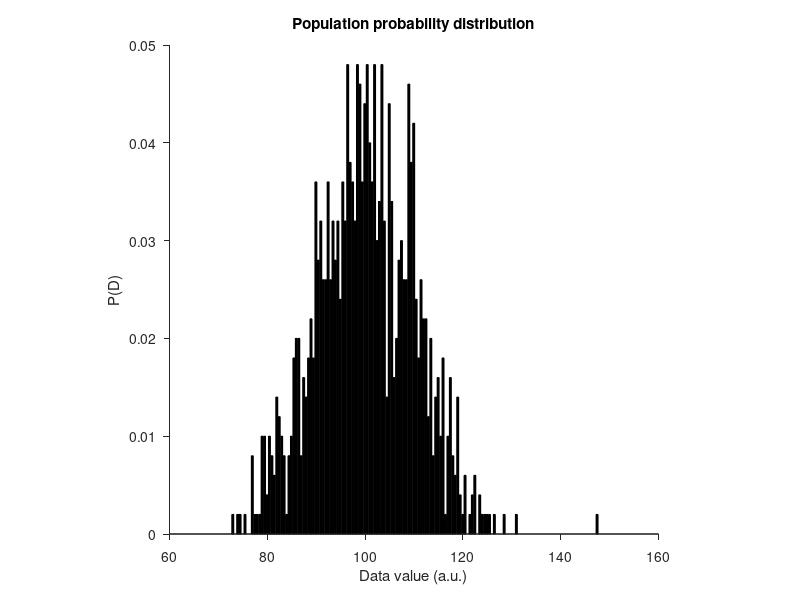
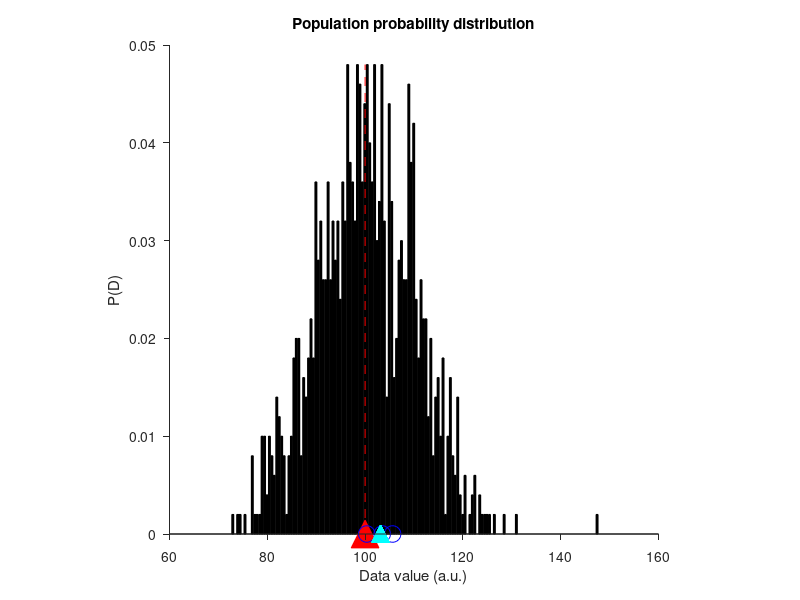
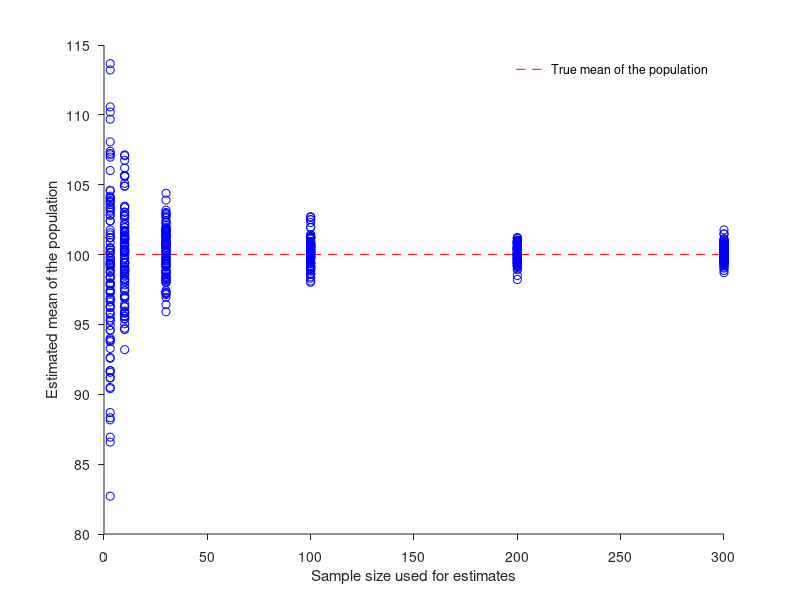
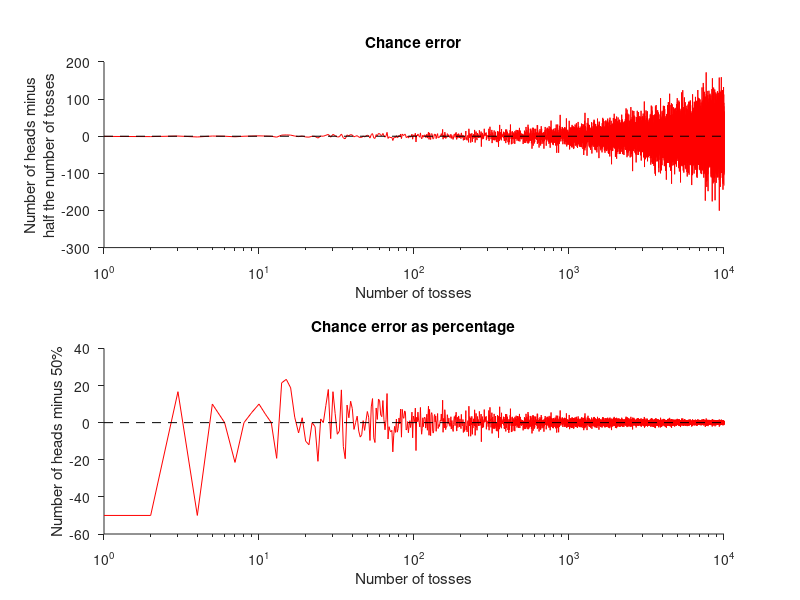

Recreate these plots in MATLAB, in order.
function zero_eight_chance_error
%% 08 Chance error
%
% This tutorial covers two topics:
% (A) Sampling from a population, and the relation between sample size and error in estimating
% parameters such as the mean.
%
% (A.1) We build a large distribution with given mean and STD.
% (A.2) We sample with different sample sizes and compute the mean.
%       The mean will be slightly wrong each time. How much wrong depends on the sample size.
% (A.3) We will explore the relation between sample size and chance error in estimating the mean.
%       This is a montecarlo approach.
%
% (B) A box model of gambling. This is a simple version of the model in
%     Freeman et al., 2007. For this topic we will learn how to make a
%     function in MatLab to re-use the function to test different gambling
%     schemes and different outcomes form gambling.
%
% (B.1) Reproduce Kerrich's experiment (10,000 tosses of a coin).
% (B.2) Expected value and standard error
% (B.3) Show how to implement the central limit theorem.
%
% Copyright Franco Pestilli Indiana University Spring 2015 K310 

%% (A) Drawing from a population
% Here after we will generate a population of data to use later to compute
% probabilities.
N  = 1000;
mu = 100; % Mean fo the population
sd = 10;  % Standard deviation of the population
P  = mu + sd * randn(N,1);

% Let's compute the histogram of the population and trasform the population
% into a probability distribution.
%
% We choose the sampling spacing between the bins.
binWidth = .5;
% We make bins that cover the full range fo values in P and are sampled at
% the resolution we decided using binWidth.
bins = min(P):binWidth:max(P); 

% We use histogram to compute the shape of the distribution empirically from P
[Y,X] = hist(P,bins);

% Next, we trasform the distribution in probabilities. This is done by
% diving the counts by the total number of data points (N) and by
% accounting for the type of bins we used for computing the counts.
PROB = Y / (N * binWidth);

figure('name','Population distribution','color','w')
bar(X,PROB,'k')
title('Population probability distribution')
set(gca,'tickdir','out', 'box','off')
ylabel('P(D)')
xlabel('Data value (a.u.)')
axis square

%% (A.1) Drawing from a population
% Next we will draw from a full population using with replacement. We want
% to measure how well the sample represents the population. To do that we
% will use the mean. How well does the mean fo the sample represents that
% of the population?
%
% We will draw a sample of 3 data points from the population P the
% draw will be perfomed with replacement.
n = 3;
replacement = true; % Read more about true: "help true"
sample1 = randsample(P,n,replacement);
% Compute the mean this mean will be compared to the mean of the population
% from which the sample comes (mu):
m_sample1 = mean(sample1);

% We plot the sample on top of the distribution.
figure('name','Population distribution','color','w')

% We plot first the full-population
bar(X,PROB,'k')
title('Population probability distribution')
set(gca,'tickdir','out', 'box','off')
ylabel('P(D)')
xlabel('Data value (a.u.)')
axis square
hold on
% We marke the mean fo the population:
plot(mu,0,'r^','markersize',20,'markerfacecolor','r')
plot([mu mu],[0 max(PROB(:))],'r--')
% Then we mark the sampled values
plot(sample1,zeros(size(sample1)),'bo','markersize',12)
% Finally the mean of the smaple
plot(m_sample1,zeros(size(sample1)),'b^','markerfacecolor','b','markersize',12)

% (A.2) Now let's see how well we estimate the mean if we sample more
n = 300;
sample2   = randsample(P,n,replacement);
m_sample2 = mean(sample1);
% Then we mark the sampled values
% We omit the sample so not to crowd the plot, but if you want to see the
% sample use the following:
% plot(sample2,zeros(size(sample2)),'co','markersize',12)
% Finally the mean of the smaple
plot(m_sample2,zeros(size(sample2)),'c^','markerfacecolor','c','markersize',12)

% (A.3) To really evaluate the accuracy of the estimate of the mean from samples
% of different size we woudl want to:
% (*)  Sample with a certain numerosity
% (**) Compute the mean
% (***)Repeat the process many times to evaluate how reliable the estimates
%      are.
n = [3, 10, 30, 100, 200, 300]; % We will evaluate different sample sizes
m = 100; % To evaluate the 'goodness' of each sampel size in estimating 
         % the true mean we want to repeat the process many times.
for im = 1:m
    for in = 1:length(n)
        sample_tmp = randsample(P,n(in),replacement);
        m_sample(in,im) = mean(sample_tmp);
    end
end

% Now let's visualize the results of our experiment:
figure('name','Reliability of mean with different samples','color','w')
% We compare to the true mean
plot([0 max(n)],[mu mu],'r--')
hold on
plot(n,m_sample,'bo')
ylabel('Estimated mean of the population')
xlabel('Sample size used for estimates')
set(gca,'tickdir','out', 'box','off')
legend({'True mean of the population'},'box','off')

%% (B.1) Box model.
% This file is a function. You can see this by looking at the very first
% line fo the file. It is defined there as a matlab 'function.'
% Functions allows to:
% - A convenient way to be called over and over.
% - They have inputs and outputs.
% - They do not share computations or variable with the rest fo the MatLab
%   environemnt.
%
% Below, at the end of this file we have difined another function. This
% function called boxGamblingModel allows creating a model or similar ot
% the ones introduced in Chapter 16 of the book (Freeman, Pisani, Purves,
% Statistics 2007, 4th Edition).

% The funcetion is defined below. It requires some INPUTS:
% valuesInBox - these are all the available values in the box we are
%               building, for example, [1 2 3].
% numberOfValues - These are the number of repeated values. For example:
%                  [3,5,2] woudl mean [1 1 1 2 2 2 2 2 3 3].
% numberOfDraws - This indicates the number of times that we will draw out
%                 of the box.
%
% The function returns some OUTPUTS:
% drawnValues - This variables contains all the values drawn from the box.
% box - The second output is the full 'box' created in the process.
valuesInBox    = [1 2 3 4 5];
numberOfValues = [2 2 2 2 2];
numberOfDraws  = 3;
[drawnValues, box] = boxGamblingModel(valuesInBox,numberOfValues,numberOfDraws);

% Now that we have a model (the function boxGamblingModel) let's repeat
% the experiment that John Kerrich performed. We will toss a coin many
% times from 0 to 10,000 and count the number of heads:
valuesInBox    = [1 0]; %'1'=head, '0'=tail 
numberOfValues = [1 1]; % A coins has 1 head and one tail.
for iToss = 1:10000
    draws{iToss} = boxGamblingModel(valuesInBox,numberOfValues,iToss);
end

% Now lets compute the number of heads, this can be done by counting the
% heads, meanign the '1' or more simply by summing the values inside draws.
for iToss = 1:10000
    nHeads(iToss) = sum(draws{iToss});
end

% We will Plot Figure 1 in Chapter 16:
figure('name','Kerrich''s coin tossing experiment','color','w')
subplot(2,1,1)
x = 1:10000; % THe number of tosses
y = nHeads - (x./2); % The number of observed heads minus half the number of tosses
semilogx(x,y,'r-')
hold on
semilogx([1 10000],[0 0],'k--')
title('Chance error')
xlabel('Number of tosses')
ylabel(sprintf('Number of heads minus\nhalf the number of tosses'))
set(gca,'tickdir','out', 'box','off')

subplot(2,1,2)
title('Chance error')
x = 1:10000; % The number of tosses
y = ((nHeads./x) - 0.5)*100; % The number of observed heads minus half the number of tosses
semilogx(x,y,'r-')
hold on
semilogx([1 10000],[0 0],'k--')
title('Chance error as percentage')
xlabel('Number of tosses')
ylabel('Number of heads minus 50%')
set(gca,'tickdir','out', 'box','off')

%% (B.2) The expected value
% The expected value for a sum of draws made at random with replacement
% from a box equals: (number ofdraws) x (average of box)
%
% We first set up a model for computing the expected value:
valuesInBox    = [1 2 3 4 5 6]; % for example a 6-face dice 
numberOfValues = [1 1 1 1 1 1]; % A coins has 1 head and one tail.
numberOfTosses = 1:100;         % We will repeat the experiment with different tosses
for iToss = numberOfTosses
    [d{iToss}, box] = boxGamblingModel(valuesInBox,numberOfValues,numberOfTosses(iToss));
    
    % Now lets compute the expected value for each experiment.
    ev(iToss) = (numberOfTosses(iToss)) * (mean(box));
    
    % We also compute the observed value, the sum of the elements shoudl be
    % at around
    ov(iToss) = sum(d{iToss});
end

% We plot expected value and observed value:
figure('name','Expected and observed values','color','w')
semilogx(numberOfTosses,ev,'r-')
hold on
semilogx(numberOfTosses,ov,'b-')
xlabel('Number of tosses')
ylabel('Observed and expected value')
legend({'Expected value','Observed value'},'box','off')
set(gca,'tickdir','out', 'box','off')

%% (B.2) The expected value and standard error
% The expected value for a sum of draws made at random with replacement
% from a box equals: (number ofdraws) x (average of box)
%
% We first set up a model for computing the expected value:
valuesInBox    = [1 2 3 4 5 6]; % for example a 6-face dice 
numberOfValues = [1 1 1 1 1 1]; 
numberOfTosses = 1:100;         % We will repeat the experiment with different tosses
for iToss = numberOfTosses
    [d{iToss}, box] = boxGamblingModel(valuesInBox,numberOfValues,numberOfTosses(iToss));
    
    % Now lets compute the expected value for each experiment.
    ev(iToss) = (numberOfTosses(iToss)) * (mean(box));
    
    % We also compute the observed value, the sum of the elements shoudl be
    % at around
    ov(iToss) = sum(d{iToss});
end

% We plot expected value and observed value:
figure('name','Expected and observed values','color','w')
semilogx(numberOfTosses,ev,'r-')
hold on
semilogx(numberOfTosses,ov,'b-')
xlabel('Number of tosses')
ylabel('Observed and expected value')
legend({'Expected value','Observed value'},'box','off')
set(gca,'tickdir','out', 'box','off')

% We clear some variables before we move on
clear d ov ev 

% The standard error is defined as:
% (sqrt(number of draws)) * (std(box))
%
% We first set up a model for computing the standard error:
valuesInBox    = [1 2 3 4 5 6]; % for example a 6-face dice 
numberOfValues = [1 1 1 1 1 1]; 
numberOfTosses = [1 10 50 100];    % We will repeat the experiment with 
                                % different tosses.
nRepeats    = 50;              % We will repeat the process several times 
                                % to compute a distirbution of observed
                                % values.
for iToss = 1:length(numberOfTosses)
    % We repeat each toss many times to create a distribution
    for ib = 1:nRepeats
        [d{iToss,ib}, box] = boxGamblingModel(valuesInBox,numberOfValues,numberOfTosses(iToss));
        
        % We also compute the observed value, the sum of the elements shoudl be
        % at around
        ov(iToss,ib) = sum(d{iToss,ib});
    end
    
    % Now lets compute the expected value for each experiment.
    ev(iToss) = (numberOfTosses(iToss)) * (mean(box));

    % Now lets compute the expected value for each experiment.
    se(iToss) = sqrt(numberOfTosses(iToss)) * (std(box));    
end

% We plot expected value and observed value:
figure('name','Standard error, observed and expected values','color','w')
semilogx(numberOfTosses,ev,'r-','linewidth',2)
hold on
semilogx(numberOfTosses',ov,'bo')
semilogx([numberOfTosses;numberOfTosses], ...
         [ev-2*se;       ev+2*se],'r-','linewidth',2)
xlabel('Number of tosses')
ylabel('Observed and expected value')
set(gca,'tickdir','out', 'box','off')


end % Main function

function [drawnValues, box] = boxGamblingModel(valuesInBox,numberOfValues,numberOfDraws)
%
% This is a general model for building gamblings and draws out of boxes.
%
% INPUTS:
% valuesInBox - these are all the available values in the box we are
%               building, for example, [1 2 3].
% numberOfValues - These are the number of repeated values. For example:
%                  [3,5,2] woudl mean [1 1 1 2 2 2 2 2 3 3].
% numberOfDraws - This indicates the number of times that we will draw out
%                 of the box.
%
% OUTPUTS:
% drawnValues - This variables contains all the values drawn from the box.
% box - The second output is the full 'box' created in the process.
%
% Copyright Franco Pestilli Indiana University Spring 2015 K310 

% We build the 'box' byt reading each value in 'valuesInBox' and repeating 
% it as many times requested in 'numberOfValues'
box = [];
for iv = 1:length(valuesInBox)
    box = [box, repmat(valuesInBox(iv),1,numberOfValues(iv))]; 
end

% We now draw (with replacement) out of the box as many samples as 
% requested in numberOfDraws (on number per draw).
drawnValues = randsample(box,numberOfDraws,true);

end
